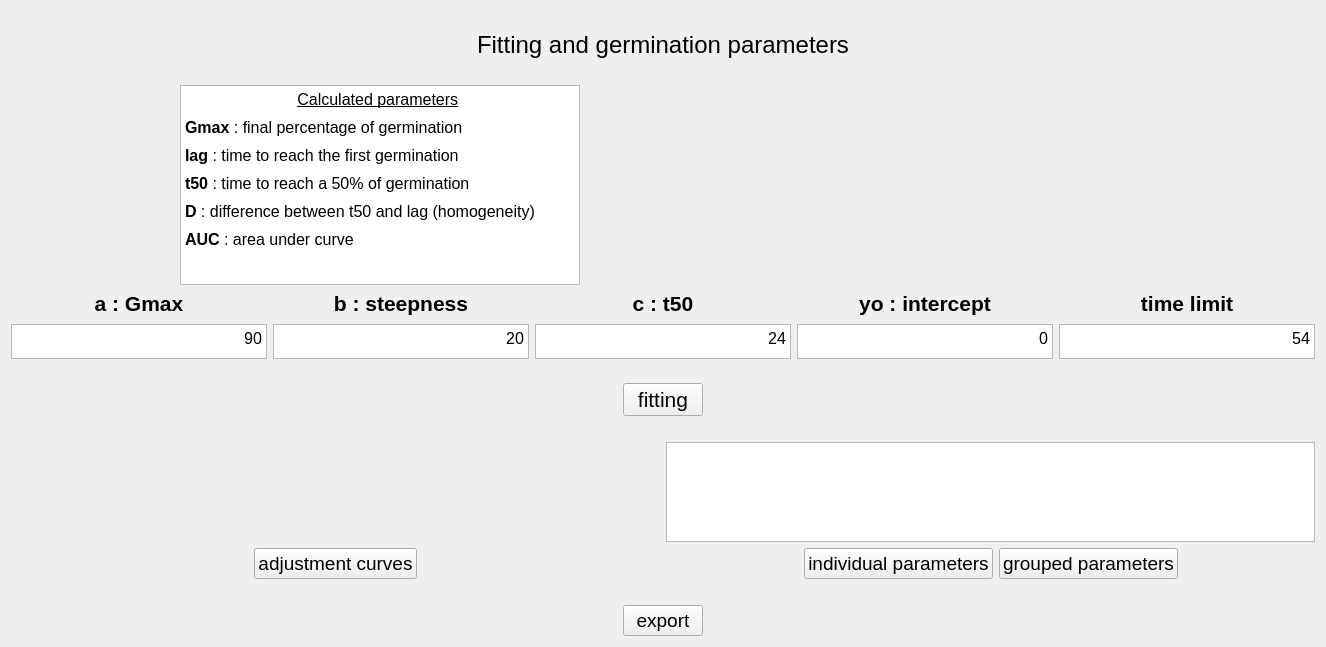
      <widget class="QWidget" name="page_4">
       <layout class="QGridLayout" name="gridLayout_5">
        <item row="1" column="0">
         <layout class="QHBoxLayout" name="horizontalLayout_2">
          <item>
           <spacer name="horizontalSpacer_9">
            <property name="orientation">
             <enum>Qt::Horizontal</enum>
            </property>
            <property name="sizeHint" stdset="0">
             <size>
              <width>40</width>
              <height>20</height>
             </size>
            </property>
           </spacer>
          </item>
          <item>
           <widget class="QLabel" name="titre_page4">
            <property name="font">
             <font>
              <pointsize>18</pointsize>
             </font>
            </property>
            <property name="layoutDirection">
             <enum>Qt::LeftToRight</enum>
            </property>
            <property name="autoFillBackground">
             <bool>true</bool>
            </property>
            <property name="text">
             <string>Fitting and germination parameters</string>
            </property>
            <property name="scaledContents">
             <bool>false</bool>
            </property>
            <property name="alignment">
             <set>Qt::AlignCenter</set>
            </property>
            <property name="wordWrap">
             <bool>false</bool>
            </property>
           </widget>
          </item>
          <item>
           <spacer name="horizontalSpacer_10">
            <property name="orientation">
             <enum>Qt::Horizontal</enum>
            </property>
            <property name="sizeHint" stdset="0">
             <size>
              <width>40</width>
              <height>20</height>
             </size>
            </property>
           </spacer>
          </item>
         </layout>
        </item>
        <item row="2" column="0">
         <spacer name="verticalSpacer_27">
          <property name="orientation">
           <enum>Qt::Vertical</enum>
          </property>
          <property name="sizeType">
           <enum>QSizePolicy::Minimum</enum>
          </property>
          <property name="sizeHint" stdset="0">
           <size>
            <width>20</width>
            <height>20</height>
           </size>
          </property>
         </spacer>
        </item>
        <item row="7" column="0">
         <spacer name="verticalSpacer_50">
          <property name="orientation">
           <enum>Qt::Vertical</enum>
          </property>
          <property name="sizeType">
           <enum>QSizePolicy::Minimum</enum>
          </property>
          <property name="sizeHint" stdset="0">
           <size>
            <width>20</width>
            <height>20</height>
           </size>
          </property>
         </spacer>
        </item>
        <item row="4" column="0">
         <layout class="QVBoxLayout" name="verticalLayout_2">
          <property name="spacing">
           <number>6</number>
          </property>
          <property name="sizeConstraint">
           <enum>QLayout::SetFixedSize</enum>
          </property>
          <item>
           <layout class="QHBoxLayout" name="horizontalLayout_4">
            <item>
             <widget class="QLabel" name="label1_page4">
              <property name="font">
               <font>
                <pointsize>16</pointsize>
                <weight>75</weight>
                <bold>true</bold>
               </font>
              </property>
              <property name="text">
               <string>a : Gmax</string>
              </property>
              <property name="alignment">
               <set>Qt::AlignCenter</set>
              </property>
             </widget>
            </item>
            <item>
             <widget class="QLabel" name="label2_page4">
              <property name="font">
               <font>
                <pointsize>16</pointsize>
                <weight>75</weight>
                <bold>true</bold>
               </font>
              </property>
              <property name="text">
               <string>b : steepness</string>
              </property>
              <property name="alignment">
               <set>Qt::AlignCenter</set>
              </property>
             </widget>
            </item>
            <item>
             <widget class="QLabel" name="label3_page4">
              <property name="font">
               <font>
                <pointsize>16</pointsize>
                <weight>75</weight>
                <bold>true</bold>
               </font>
              </property>
              <property name="text">
               <string>c : t50</string>
              </property>
              <property name="alignment">
               <set>Qt::AlignCenter</set>
              </property>
             </widget>
            </item>
            <item>
             <widget class="QLabel" name="label4_page4">
              <property name="font">
               <font>
                <pointsize>16</pointsize>
                <weight>75</weight>
                <bold>true</bold>
               </font>
              </property>
              <property name="text">
               <string>yo : intercept</string>
              </property>
              <property name="alignment">
               <set>Qt::AlignCenter</set>
              </property>
             </widget>
            </item>
            <item>
             <widget class="QLabel" name="label5_page4">
              <property name="font">
               <font>
                <pointsize>16</pointsize>
                <weight>75</weight>
                <bold>true</bold>
               </font>
              </property>
              <property name="text">
               <string>time limit</string>
              </property>
              <property name="alignment">
               <set>Qt::AlignCenter</set>
              </property>
             </widget>
            </item>
           </layout>
          </item>
          <item>
           <layout class="QHBoxLayout" name="horizontalLayout_page4">
            <item>
             <widget class="QTextEdit" name="textEdit1_page4">
              <property name="sizePolicy">
               <sizepolicy hsizetype="Expanding" vsizetype="Minimum">
                <horstretch>0</horstretch>
                <verstretch>0</verstretch>
               </sizepolicy>
              </property>
              <property name="minimumSize">
               <size>
                <width>0</width>
                <height>35</height>
               </size>
              </property>
              <property name="maximumSize">
               <size>
                <width>16777215</width>
                <height>30</height>
               </size>
              </property>
              <property name="font">
               <font>
                <pointsize>10</pointsize>
                <weight>50</weight>
                <bold>false</bold>
               </font>
              </property>
              <property name="markdown">
               <string>90

</string>
              </property>
              <property name="html">
               <string>&lt;!DOCTYPE HTML PUBLIC &quot;-//W3C//DTD HTML 4.0//EN&quot; &quot;http://www.w3.org/TR/REC-html40/strict.dtd&quot;&gt;
&lt;html&gt;&lt;head&gt;&lt;meta name=&quot;qrichtext&quot; content=&quot;1&quot; /&gt;&lt;style type=&quot;text/css&quot;&gt;
p, li { white-space: pre-wrap; }
&lt;/style&gt;&lt;/head&gt;&lt;body style=&quot; font-family:'MS Shell Dlg 2'; font-size:10pt; font-weight:400; font-style:normal;&quot;&gt;
&lt;p align=&quot;right&quot; style=&quot; margin-top:6px; margin-bottom:6px; margin-left:0px; margin-right:0px; -qt-block-indent:0; text-indent:0px;&quot;&gt;&lt;span style=&quot; font-size:12pt;&quot;&gt;90&lt;/span&gt;&lt;/p&gt;&lt;/body&gt;&lt;/html&gt;</string>
              </property>
             </widget>
            </item>
            <item>
             <widget class="QTextEdit" name="textEdit2_page4">
              <property name="sizePolicy">
               <sizepolicy hsizetype="Expanding" vsizetype="Minimum">
                <horstretch>0</horstretch>
                <verstretch>0</verstretch>
               </sizepolicy>
              </property>
              <property name="minimumSize">
               <size>
                <width>0</width>
                <height>35</height>
               </size>
              </property>
              <property name="maximumSize">
               <size>
                <width>16777215</width>
                <height>30</height>
               </size>
              </property>
              <property name="font">
               <font>
                <pointsize>10</pointsize>
               </font>
              </property>
              <property name="markdown">
               <string>20

</string>
              </property>
              <property name="html">
               <string>&lt;!DOCTYPE HTML PUBLIC &quot;-//W3C//DTD HTML 4.0//EN&quot; &quot;http://www.w3.org/TR/REC-html40/strict.dtd&quot;&gt;
&lt;html&gt;&lt;head&gt;&lt;meta name=&quot;qrichtext&quot; content=&quot;1&quot; /&gt;&lt;style type=&quot;text/css&quot;&gt;
p, li { white-space: pre-wrap; }
&lt;/style&gt;&lt;/head&gt;&lt;body style=&quot; font-family:'MS Shell Dlg 2'; font-size:10pt; font-weight:400; font-style:normal;&quot;&gt;
&lt;p align=&quot;right&quot; style=&quot; margin-top:6px; margin-bottom:6px; margin-left:0px; margin-right:0px; -qt-block-indent:0; text-indent:0px;&quot;&gt;&lt;span style=&quot; font-size:12pt;&quot;&gt;20&lt;/span&gt;&lt;/p&gt;&lt;/body&gt;&lt;/html&gt;</string>
              </property>
             </widget>
            </item>
            <item>
             <widget class="QTextEdit" name="textEdit3_page4">
              <property name="sizePolicy">
               <sizepolicy hsizetype="Expanding" vsizetype="Minimum">
                <horstretch>0</horstretch>
                <verstretch>0</verstretch>
               </sizepolicy>
              </property>
              <property name="minimumSize">
               <size>
                <width>0</width>
                <height>35</height>
               </size>
              </property>
              <property name="maximumSize">
               <size>
                <width>16777215</width>
                <height>30</height>
               </size>
              </property>
              <property name="font">
               <font>
                <pointsize>10</pointsize>
                <weight>50</weight>
                <bold>false</bold>
               </font>
              </property>
              <property name="markdown">
               <string>24

</string>
              </property>
              <property name="html">
               <string>&lt;!DOCTYPE HTML PUBLIC &quot;-//W3C//DTD HTML 4.0//EN&quot; &quot;http://www.w3.org/TR/REC-html40/strict.dtd&quot;&gt;
&lt;html&gt;&lt;head&gt;&lt;meta name=&quot;qrichtext&quot; content=&quot;1&quot; /&gt;&lt;style type=&quot;text/css&quot;&gt;
p, li { white-space: pre-wrap; }
&lt;/style&gt;&lt;/head&gt;&lt;body style=&quot; font-family:'MS Shell Dlg 2'; font-size:10pt; font-weight:400; font-style:normal;&quot;&gt;
&lt;p align=&quot;right&quot; style=&quot; margin-top:6px; margin-bottom:6px; margin-left:0px; margin-right:0px; -qt-block-indent:0; text-indent:0px;&quot;&gt;&lt;span style=&quot; font-size:12pt;&quot;&gt;24&lt;/span&gt;&lt;/p&gt;&lt;/body&gt;&lt;/html&gt;</string>
              </property>
             </widget>
            </item>
            <item>
             <widget class="QTextEdit" name="textEdit4_page4">
              <property name="sizePolicy">
               <sizepolicy hsizetype="Expanding" vsizetype="Minimum">
                <horstretch>0</horstretch>
                <verstretch>0</verstretch>
               </sizepolicy>
              </property>
              <property name="minimumSize">
               <size>
                <width>0</width>
                <height>35</height>
               </size>
              </property>
              <property name="maximumSize">
               <size>
                <width>16777215</width>
                <height>30</height>
               </size>
              </property>
              <property name="font">
               <font>
                <pointsize>10</pointsize>
                <weight>50</weight>
                <bold>false</bold>
               </font>
              </property>
              <property name="markdown">
               <string>0

</string>
              </property>
              <property name="html">
               <string>&lt;!DOCTYPE HTML PUBLIC &quot;-//W3C//DTD HTML 4.0//EN&quot; &quot;http://www.w3.org/TR/REC-html40/strict.dtd&quot;&gt;
&lt;html&gt;&lt;head&gt;&lt;meta name=&quot;qrichtext&quot; content=&quot;1&quot; /&gt;&lt;style type=&quot;text/css&quot;&gt;
p, li { white-space: pre-wrap; }
&lt;/style&gt;&lt;/head&gt;&lt;body style=&quot; font-family:'MS Shell Dlg 2'; font-size:10pt; font-weight:400; font-style:normal;&quot;&gt;
&lt;p align=&quot;right&quot; style=&quot; margin-top:6px; margin-bottom:6px; margin-left:0px; margin-right:0px; -qt-block-indent:0; text-indent:0px;&quot;&gt;&lt;span style=&quot; font-size:12pt;&quot;&gt;0&lt;/span&gt;&lt;/p&gt;&lt;/body&gt;&lt;/html&gt;</string>
              </property>
             </widget>
            </item>
            <item>
             <widget class="QTextEdit" name="textEdit5_page4">
              <property name="sizePolicy">
               <sizepolicy hsizetype="Expanding" vsizetype="Minimum">
                <horstretch>0</horstretch>
                <verstretch>0</verstretch>
               </sizepolicy>
              </property>
              <property name="minimumSize">
               <size>
                <width>0</width>
                <height>35</height>
               </size>
              </property>
              <property name="maximumSize">
               <size>
                <width>16777215</width>
                <height>30</height>
               </size>
              </property>
              <property name="font">
               <font>
                <pointsize>10</pointsize>
                <weight>50</weight>
                <bold>false</bold>
               </font>
              </property>
              <property name="markdown">
               <string>54

</string>
              </property>
              <property name="html">
               <string>&lt;!DOCTYPE HTML PUBLIC &quot;-//W3C//DTD HTML 4.0//EN&quot; &quot;http://www.w3.org/TR/REC-html40/strict.dtd&quot;&gt;
&lt;html&gt;&lt;head&gt;&lt;meta name=&quot;qrichtext&quot; content=&quot;1&quot; /&gt;&lt;style type=&quot;text/css&quot;&gt;
p, li { white-space: pre-wrap; }
&lt;/style&gt;&lt;/head&gt;&lt;body style=&quot; font-family:'MS Shell Dlg 2'; font-size:10pt; font-weight:400; font-style:normal;&quot;&gt;
&lt;p align=&quot;right&quot; style=&quot; margin-top:6px; margin-bottom:6px; margin-left:0px; margin-right:0px; -qt-block-indent:0; text-indent:0px;&quot;&gt;&lt;span style=&quot; font-size:12pt;&quot;&gt;54&lt;/span&gt;&lt;/p&gt;&lt;/body&gt;&lt;/html&gt;</string>
              </property>
             </widget>
            </item>
           </layout>
          </item>
         </layout>
        </item>
        <item row="9" column="0">
         <spacer name="verticalSpacer_47">
          <property name="orientation">
           <enum>Qt::Vertical</enum>
          </property>
          <property name="sizeType">
           <enum>QSizePolicy::Minimum</enum>
          </property>
          <property name="sizeHint" stdset="0">
           <size>
            <width>20</width>
            <height>20</height>
           </size>
          </property>
         </spacer>
        </item>
        <item row="5" column="0">
         <spacer name="verticalSpacer_51">
          <property name="orientation">
           <enum>Qt::Vertical</enum>
          </property>
          <property name="sizeType">
           <enum>QSizePolicy::Minimum</enum>
          </property>
          <property name="sizeHint" stdset="0">
           <size>
            <width>20</width>
            <height>20</height>
           </size>
          </property>
         </spacer>
        </item>
        <item row="10" column="0">
         <layout class="QHBoxLayout" name="horizontalLayout_8">
          <item>
           <spacer name="horizontalSpacer_19">
            <property name="orientation">
             <enum>Qt::Horizontal</enum>
            </property>
            <property name="sizeHint" stdset="0">
             <size>
              <width>40</width>
              <height>20</height>
             </size>
            </property>
           </spacer>
          </item>
          <item>
           <widget class="QPushButton" name="export_page4">
            <property name="font">
             <font>
              <pointsize>14</pointsize>
             </font>
            </property>
            <property name="text">
             <string>export</string>
            </property>
           </widget>
          </item>
          <item>
           <spacer name="horizontalSpacer_20">
            <property name="orientation">
             <enum>Qt::Horizontal</enum>
            </property>
            <property name="sizeHint" stdset="0">
             <size>
              <width>40</width>
              <height>20</height>
             </size>
            </property>
           </spacer>
          </item>
         </layout>
        </item>
        <item row="8" column="0">
         <layout class="QHBoxLayout" name="horizontalLayout_7">
          <item>
           <layout class="QVBoxLayout" name="verticalLayout_4">
            <item>
             <widget class="QLabel" name="label6_page4">
              <property name="enabled">
               <bool>true</bool>
              </property>
              <property name="sizePolicy">
               <sizepolicy hsizetype="Expanding" vsizetype="Expanding">
                <horstretch>0</horstretch>
                <verstretch>0</verstretch>
               </sizepolicy>
              </property>
              <property name="minimumSize">
               <size>
                <width>600</width>
                <height>100</height>
               </size>
              </property>
              <property name="focusPolicy">
               <enum>Qt::StrongFocus</enum>
              </property>
              <property name="text">
               <string/>
              </property>
              <property name="scaledContents">
               <bool>false</bool>
              </property>
              <property name="alignment">
               <set>Qt::AlignCenter</set>
              </property>
             </widget>
            </item>
            <item>
             <layout class="QHBoxLayout" name="horizontalLayout_5">
              <item>
               <spacer name="horizontalSpacer_14">
                <property name="orientation">
                 <enum>Qt::Horizontal</enum>
                </property>
                <property name="sizeHint" stdset="0">
                 <size>
                  <width>40</width>
                  <height>20</height>
                 </size>
                </property>
               </spacer>
              </item>
              <item>
               <widget class="QPushButton" name="courbe_page4">
                <property name="maximumSize">
                 <size>
                  <width>250</width>
                  <height>16777215</height>
                 </size>
                </property>
                <property name="font">
                 <font>
                  <pointsize>14</pointsize>
                 </font>
                </property>
                <property name="text">
                 <string>adjustment curves</string>
                </property>
               </widget>
              </item>
              <item>
               <spacer name="horizontalSpacer_17">
                <property name="orientation">
                 <enum>Qt::Horizontal</enum>
                </property>
                <property name="sizeHint" stdset="0">
                 <size>
                  <width>40</width>
                  <height>20</height>
                 </size>
                </property>
               </spacer>
              </item>
             </layout>
            </item>
           </layout>
          </item>
          <item>
           <layout class="QVBoxLayout" name="verticalLayout_3">
            <property name="sizeConstraint">
             <enum>QLayout::SetDefaultConstraint</enum>
            </property>
            <item>
             <widget class="QTableView" name="tableView_page4">
              <property name="sizePolicy">
               <sizepolicy hsizetype="Expanding" vsizetype="Expanding">
                <horstretch>0</horstretch>
                <verstretch>0</verstretch>
               </sizepolicy>
              </property>
              <property name="minimumSize">
               <size>
                <width>600</width>
                <height>100</height>
               </size>
              </property>
              <property name="sizeAdjustPolicy">
               <enum>QAbstractScrollArea::AdjustToContents</enum>
              </property>
             </widget>
            </item>
            <item>
             <layout class="QHBoxLayout" name="horizontalLayout_6">
              <property name="sizeConstraint">
               <enum>QLayout::SetMinimumSize</enum>
              </property>
              <item>
               <spacer name="horizontalSpacer_15">
                <property name="orientation">
                 <enum>Qt::Horizontal</enum>
                </property>
                <property name="sizeHint" stdset="0">
                 <size>
                  <width>40</width>
                  <height>20</height>
                 </size>
                </property>
               </spacer>
              </item>
              <item>
               <widget class="QPushButton" name="param_ind_page4">
                <property name="maximumSize">
                 <size>
                  <width>200</width>
                  <height>16777215</height>
                 </size>
                </property>
                <property name="font">
                 <font>
                  <pointsize>14</pointsize>
                 </font>
                </property>
                <property name="text">
                 <string>individual parameters</string>
                </property>
               </widget>
              </item>
              <item>
               <widget class="QPushButton" name="param_groupe_page4">
                <property name="maximumSize">
                 <size>
                  <width>200</width>
                  <height>16777215</height>
                 </size>
                </property>
                <property name="font">
                 <font>
                  <pointsize>14</pointsize>
                 </font>
                </property>
                <property name="text">
                 <string>grouped parameters</string>
                </property>
               </widget>
              </item>
              <item>
               <spacer name="horizontalSpacer_16">
                <property name="orientation">
                 <enum>Qt::Horizontal</enum>
                </property>
                <property name="sizeHint" stdset="0">
                 <size>
                  <width>40</width>
                  <height>20</height>
                 </size>
                </property>
               </spacer>
              </item>
             </layout>
            </item>
           </layout>
          </item>
         </layout>
        </item>
        <item row="0" column="0">
         <spacer name="verticalSpacer_26">
          <property name="orientation">
           <enum>Qt::Vertical</enum>
          </property>
          <property name="sizeType">
           <enum>QSizePolicy::Minimum</enum>
          </property>
          <property name="sizeHint" stdset="0">
           <size>
            <width>20</width>
            <height>20</height>
           </size>
          </property>
         </spacer>
        </item>
        <item row="3" column="0">
         <layout class="QHBoxLayout" name="horizontalLayout_3" stretch="0,0,0,0,0">
          <property name="sizeConstraint">
           <enum>QLayout::SetMinimumSize</enum>
          </property>
          <item>
           <spacer name="horizontalSpacer_11">
            <property name="orientation">
             <enum>Qt::Horizontal</enum>
            </property>
            <property name="sizeType">
             <enum>QSizePolicy::Maximum</enum>
            </property>
            <property name="sizeHint" stdset="0">
             <size>
              <width>50</width>
              <height>20</height>
             </size>
            </property>
           </spacer>
          </item>
          <item>
           <widget class="QTextBrowser" name="textBrowser_page4">
            <property name="sizePolicy">
             <sizepolicy hsizetype="Fixed" vsizetype="Fixed">
              <horstretch>0</horstretch>
              <verstretch>0</verstretch>
             </sizepolicy>
            </property>
            <property name="minimumSize">
             <size>
              <width>0</width>
              <height>200</height>
             </size>
            </property>
            <property name="maximumSize">
             <size>
              <width>400</width>
              <height>200</height>
             </size>
            </property>
            <property name="font">
             <font>
              <pointsize>14</pointsize>
             </font>
            </property>
            <property name="markdown">
             <string>_Calculated parameters*_ *

**Gmax** : final percentage of germination

**lag** : time to reach the first germination

**t50** : time to reach a 50% of germination

**D** : difference between t50 and lag (homogeneity)

**AUC** : area under curve

</string>
            </property>
            <property name="html">
             <string>&lt;!DOCTYPE HTML PUBLIC &quot;-//W3C//DTD HTML 4.0//EN&quot; &quot;http://www.w3.org/TR/REC-html40/strict.dtd&quot;&gt;
&lt;html&gt;&lt;head&gt;&lt;meta name=&quot;qrichtext&quot; content=&quot;1&quot; /&gt;&lt;style type=&quot;text/css&quot;&gt;
p, li { white-space: pre-wrap; }
&lt;/style&gt;&lt;/head&gt;&lt;body style=&quot; font-family:'MS Shell Dlg 2'; font-size:14pt; font-weight:400; font-style:normal;&quot;&gt;
&lt;p align=&quot;center&quot; style=&quot; margin-top:9px; margin-bottom:9px; margin-left:0px; margin-right:0px; -qt-block-indent:0; text-indent:0px;&quot;&gt;&lt;span style=&quot; font-size:12pt; text-decoration: underline;&quot;&gt;Calculated parameters&lt;/span&gt;&lt;span style=&quot; font-size:12pt; font-style:italic;&quot;&gt; &lt;/span&gt;&lt;/p&gt;
&lt;p style=&quot; margin-top:9px; margin-bottom:9px; margin-left:0px; margin-right:0px; -qt-block-indent:0; text-indent:0px;&quot;&gt;&lt;span style=&quot; font-size:12pt; font-weight:600;&quot;&gt;Gmax&lt;/span&gt;&lt;span style=&quot; font-size:12pt;&quot;&gt; : final percentage of germination&lt;/span&gt;&lt;/p&gt;
&lt;p style=&quot; margin-top:9px; margin-bottom:9px; margin-left:0px; margin-right:0px; -qt-block-indent:0; text-indent:0px;&quot;&gt;&lt;span style=&quot; font-size:12pt; font-weight:600;&quot;&gt;lag&lt;/span&gt;&lt;span style=&quot; font-size:12pt;&quot;&gt; : time to reach the first germination&lt;/span&gt;&lt;/p&gt;
&lt;p style=&quot; margin-top:9px; margin-bottom:9px; margin-left:0px; margin-right:0px; -qt-block-indent:0; text-indent:0px;&quot;&gt;&lt;span style=&quot; font-size:12pt; font-weight:600;&quot;&gt;t50&lt;/span&gt;&lt;span style=&quot; font-size:12pt;&quot;&gt; : time to reach a 50% of germination&lt;/span&gt;&lt;/p&gt;
&lt;p style=&quot; margin-top:9px; margin-bottom:9px; margin-left:0px; margin-right:0px; -qt-block-indent:0; text-indent:0px;&quot;&gt;&lt;span style=&quot; font-size:12pt; font-weight:600;&quot;&gt;D&lt;/span&gt;&lt;span style=&quot; font-size:12pt;&quot;&gt; : difference between t50 and lag (homogeneity)&lt;/span&gt;&lt;/p&gt;
&lt;p style=&quot; margin-top:9px; margin-bottom:9px; margin-left:0px; margin-right:0px; -qt-block-indent:0; text-indent:0px;&quot;&gt;&lt;span style=&quot; font-size:12pt; font-weight:600;&quot;&gt;AUC&lt;/span&gt;&lt;span style=&quot; font-size:12pt;&quot;&gt; : area under curve&lt;/span&gt;&lt;/p&gt;&lt;/body&gt;&lt;/html&gt;</string>
            </property>
           </widget>
          </item>
          <item>
           <spacer name="horizontalSpacer_58">
            <property name="orientation">
             <enum>Qt::Horizontal</enum>
            </property>
            <property name="sizeType">
             <enum>QSizePolicy::Fixed</enum>
            </property>
            <property name="sizeHint" stdset="0">
             <size>
              <width>40</width>
              <height>20</height>
             </size>
            </property>
           </spacer>
          </item>
          <item>
           <widget class="QLabel" name="label_3">
            <property name="sizePolicy">
             <sizepolicy hsizetype="Fixed" vsizetype="Fixed">
              <horstretch>0</horstretch>
              <verstretch>0</verstretch>
             </sizepolicy>
            </property>
            <property name="minimumSize">
             <size>
              <width>0</width>
              <height>200</height>
             </size>
            </property>
            <property name="maximumSize">
             <size>
              <width>400</width>
              <height>200</height>
             </size>
            </property>
            <property name="styleSheet">
             <string notr="true">background-image: url(:/germinator/germinator_v5.tif);</string>
            </property>
            <property name="text">
             <string/>
            </property>
            <property name="pixmap">
             <pixmap>:/germ5/germinator_v5.tif</pixmap>
            </property>
            <property name="scaledContents">
             <bool>true</bool>
            </property>
            <property name="alignment">
             <set>Qt::AlignCenter</set>
            </property>
           </widget>
          </item>
          <item>
           <spacer name="horizontalSpacer_13">
            <property name="orientation">
             <enum>Qt::Horizontal</enum>
            </property>
            <property name="sizeType">
             <enum>QSizePolicy::Maximum</enum>
            </property>
            <property name="sizeHint" stdset="0">
             <size>
              <width>50</width>
              <height>20</height>
             </size>
            </property>
           </spacer>
          </item>
         </layout>
        </item>
        <item row="6" column="0">
         <layout class="QHBoxLayout" name="horizontalLayout_9">
          <item>
           <spacer name="horizontalSpacer_21">
            <property name="orientation">
             <enum>Qt::Horizontal</enum>
            </property>
            <property name="sizeHint" stdset="0">
             <size>
              <width>40</width>
              <height>20</height>
             </size>
            </property>
           </spacer>
          </item>
          <item>
           <widget class="QPushButton" name="calcul_page4">
            <property name="font">
             <font>
              <pointsize>16</pointsize>
             </font>
            </property>
            <property name="text">
             <string>fitting</string>
            </property>
           </widget>
          </item>
          <item>
           <spacer name="horizontalSpacer_22">
            <property name="orientation">
             <enum>Qt::Horizontal</enum>
            </property>
            <property name="sizeHint" stdset="0">
             <size>
              <width>40</width>
              <height>20</height>
             </size>
            </property>
           </spacer>
          </item>
         </layout>
        </item>
       </layout>
      </widget>
